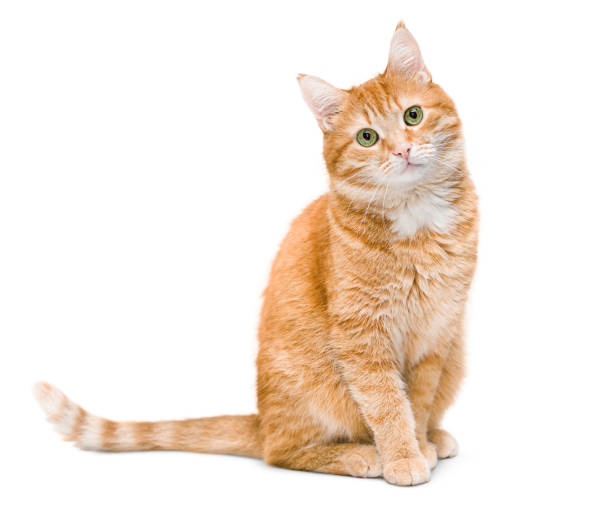
#> input picture OpenCV/assets/cat.jpg, 612 x 531 px, found by its file name
$ python histogram_gray.py
#> lines starting #> are read from the running program, lines starting #| are printed output that depends on the picture
import cv2 as cv
import numpy as np
import os
import matplotlib.pyplot as plt

img = cv.imread(os.path.join(".", "assets", "cat.jpg"))
#> img is the input picture: shape (531, 612, 3); mean B, G, R 224.7, 234.5, 245.6
gray = cv.cvtColor(img, cv.COLOR_BGR2GRAY)
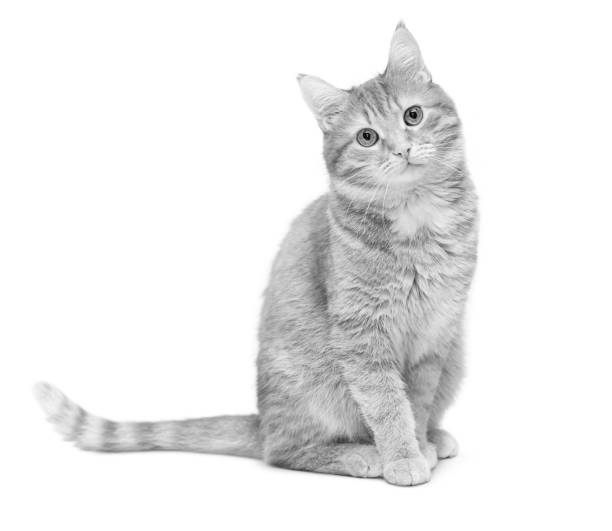
#> gray: shape (531, 612); min 2, max 255, mean 236.7
"""
>> histSize -> quantity of Bins (interval of pixels intensities).
>> ranges -> 0 to 256 because that's the limit for pixel values.
"""
hist = cv.calcHist(images=[gray], channels=[0], mask=None, histSize=[256], ranges=[0, 256])
#> hist = 256 values, max 232315 at index 255, min 0 at index 0, mean 1269.4

plt.ioff()
plt.figure()
plt.title("Grayscale Histogram")
plt.xlabel("Bins")
plt.ylabel("# of pixels")
plt.plot(hist)
plt.xlim([0,256])
plt.show()
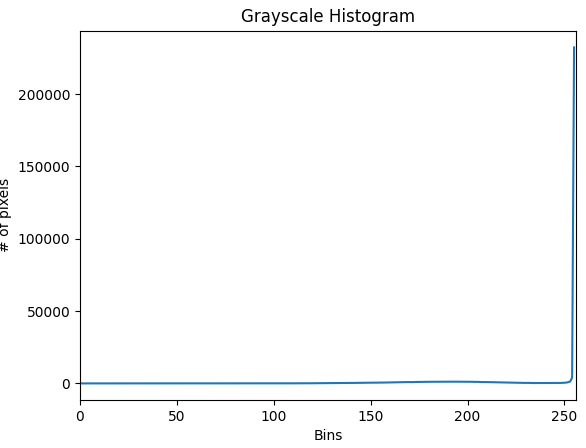
#> figure drawn by matplotlib, 1 panel; curve peaks at x = 255, y = 232315

# -----------------------------------------------------------------------

blank = np.zeros(gray.shape[:2], dtype=np.uint8)
circle = cv.circle(blank.copy(), (blank.shape[1]//2, blank.shape[0]//2), 200, 255, cv.FILLED)

masked = cv.bitwise_and(gray, gray, mask=circle)
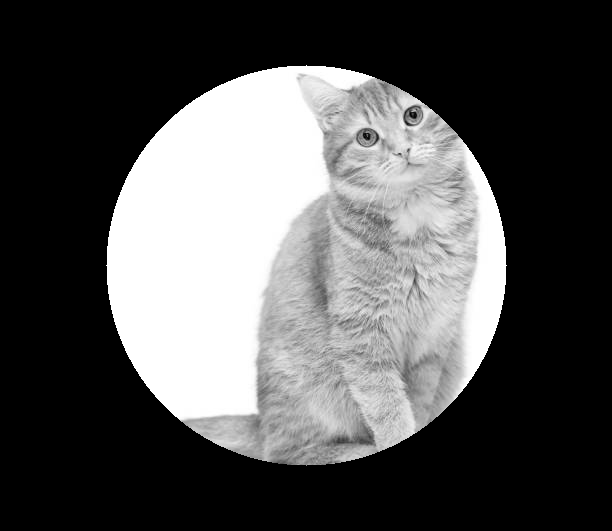
#> masked: shape (531, 612); min 0, max 255, mean 83
hist_mask = cv.calcHist([gray], [0], masked, histSize=[256], ranges=[0, 256])
#> hist_mask = 256 values, max 52699 at index 255, min 0 at index 0, mean 490.7

cv.imshow("mask", masked)

plt.ioff()
plt.figure()
plt.title("Mask Grayscale Histogram")
plt.xlabel("Bins")
plt.ylabel("# of pixels")
plt.plot(hist_mask)
plt.xlim([0,256])
plt.show()
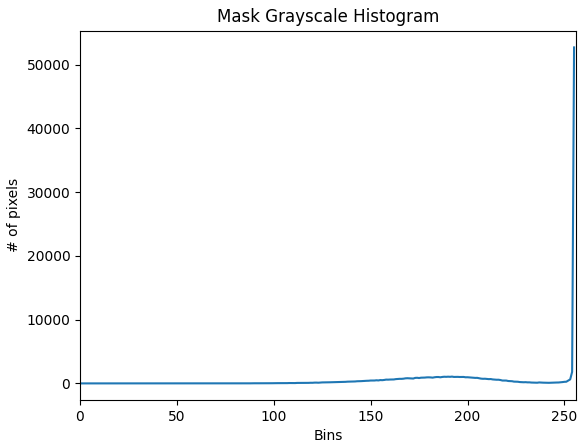
#> figure drawn by matplotlib, 1 panel; curve peaks at x = 255, y = 52699

plt.close()
cv.waitKey()
cv.destroyAllWindows()

$ run again, with OpenCV/assets/birds-silhouette.jpg copied over OpenCV/assets/cat.jpg
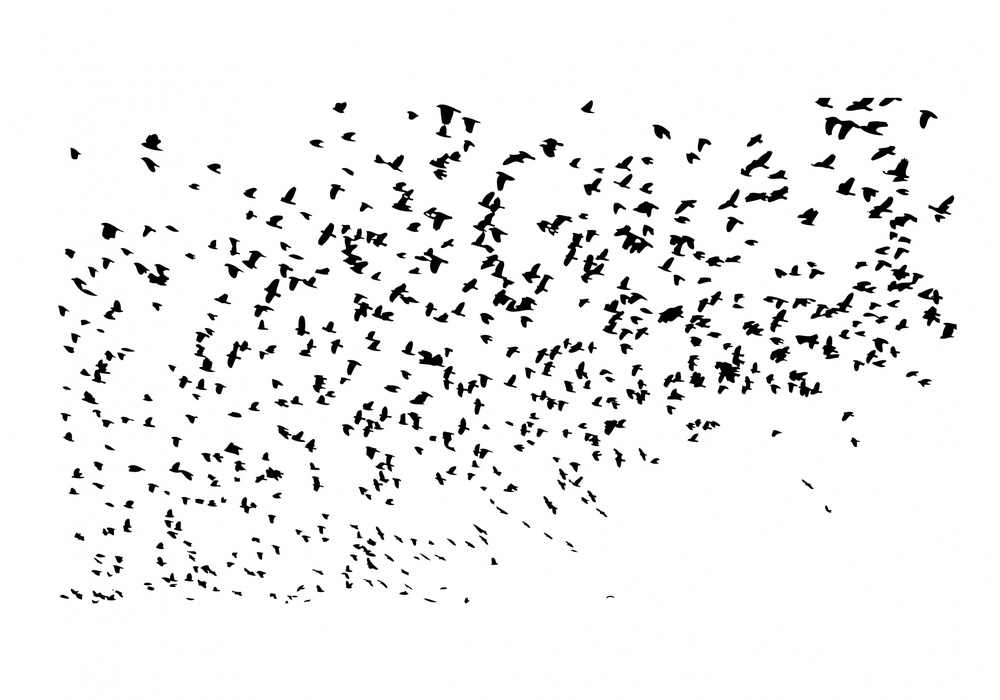
#> input picture OpenCV/assets/birds-silhouette.jpg, 1000 x 700 px, shrunk from 1920 x 1344 before the run, found by its file name
#> img is the input picture: shape (700, 1000, 3); min 0, max 255, mean 239.8
#> hist = 256 values, max 378368 at index 255, min 58 at index 85, mean 2734.4
#> `masked = cv.bitwise_and(gray, gray, mask=circle)`:
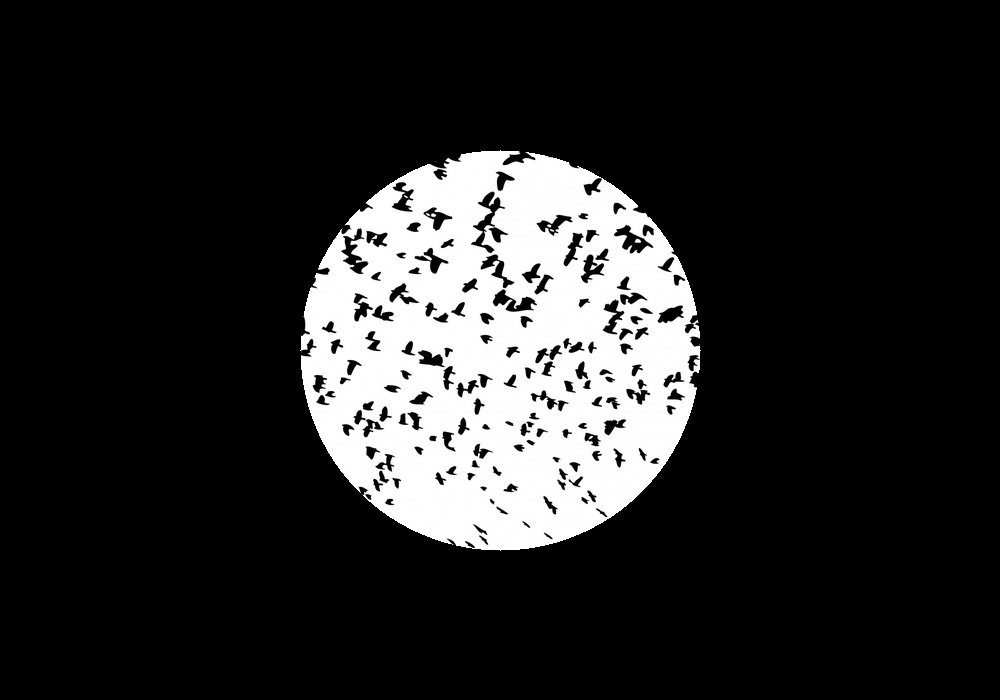
#> masked: shape (700, 1000); min 0, max 255, mean 39.7
#> hist_mask = 256 values, max 58169 at index 255, min 0 at index 0, mean 472.5
#> `plt.show()`:
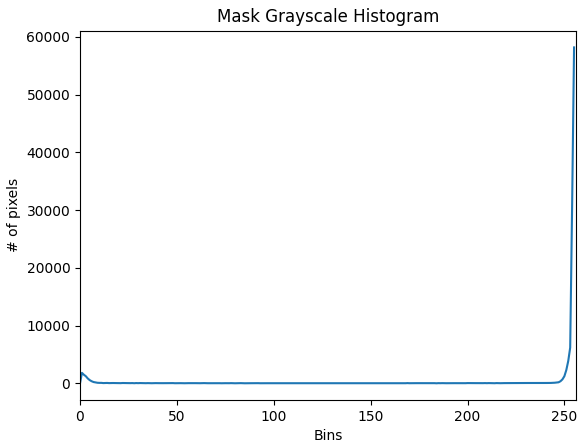
#> figure drawn by matplotlib, 1 panel; curve peaks at x = 255, y = 58169
